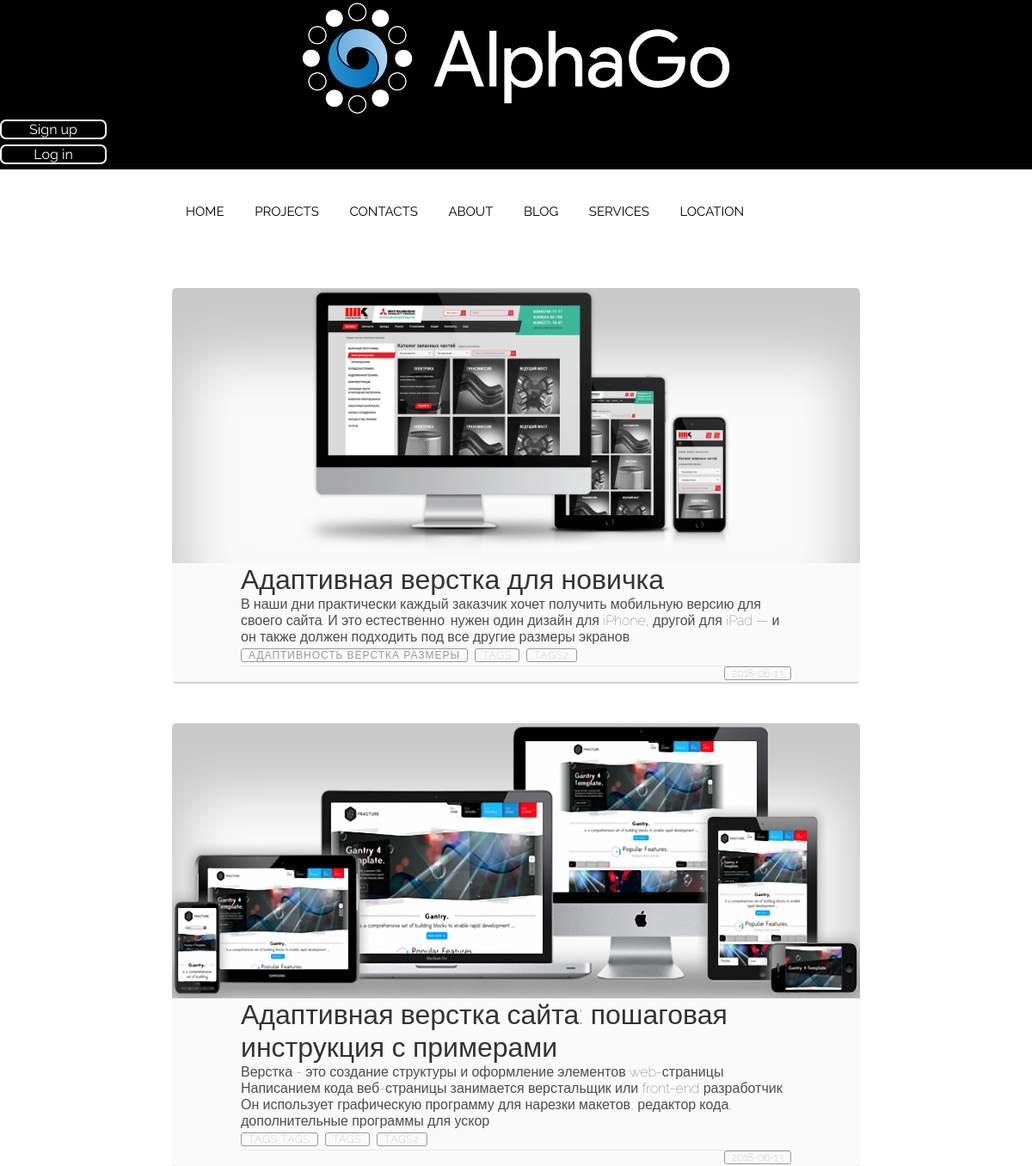
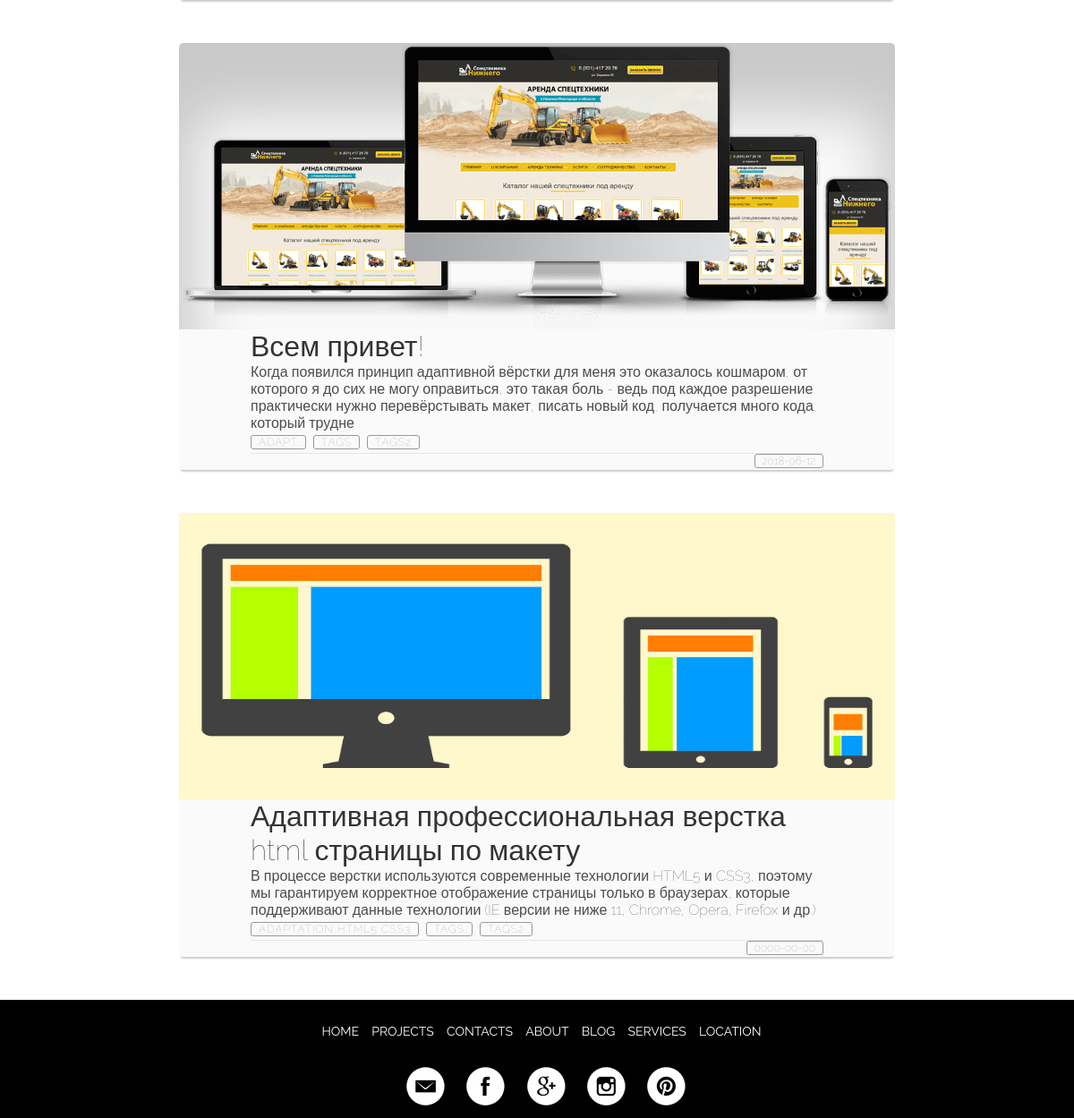
Screenshot of /Blog.php with the database file from the repository (2 pictures, top to bottom).
### tables this page shows
CREATE TABLE `posts` (
  `id` int(11) UNSIGNED NOT NULL,
  `title` varchar(255) NOT NULL,
  `image` varchar(255) NOT NULL,
  `description` varchar(255) NOT NULL,
  `text` text NOT NULL,
  `date` date NOT NULL,
  `tags` varchar(255) NOT NULL
);

### Blog.php (the view, shortened to what this page needs)
<?php
include_once 'blocks/db.php';
$stmt = $pdo->query('SELECT * FROM posts');
$row = $stmt->fetch();
?>
<!DOCTYPE html>
<html lang="en">
<head>
	<link rel="stylesheet" href="style.css">
</head>
<body>
<?php if(file_exists('./blocks/header.php')) include './blocks/header.php'; ?>
<main>
<?php
do {
	printf ("<div class='blog-container'>
		         <div class='blog-header'>
			         <div class='blog-cover'>
				        <img   src='%s'>
			         </div>
		         </div>
		         <div class='blog-body'>
			         <div class='blog-title'>
				        <h1><a href='viewpost.php?id=%s'>%s</a></h1>
			         </div>
			         <div class='blog-text'>
				         <p>%s</p>
			         </div>
			         <div class='blog-tags'>
				         <ul>
					     <li><a href=''>%s</a></li>
					     <li><a href=''>tags</a></li>
					     <li><a href=''>tags2</a></li>
				         </ul>
			         </div>
		         </div>
		         <div class='blog-footer'>
			         <ul>
				     <li class='published-date'>%s</li>
			         </ul>
		         </div>
	         </div>",
	          $row['image'], $row['id'], $row['title'], $row['description'], $row['tags'], $row['date']);
}
while ($row = $stmt->fetch());
?>
</main>
		<?php if(file_exists('./blocks/footer.php')) include './blocks/footer.php'; ?>
</body>
</html>

### blocks/header.php (shortened to what this page needs)
   <header>
	<div class="logo">
		<a href="index.php"><img class="graficlogo" src="./img/logo.png" alt= "logo"></a>
	</div>
       <div class="reg">
               <?php if ( isset ($_SESSION['logged_user']) ) : ?>
               <p>Hello, <?php echo $_SESSION['logged_user']->login; ?>!</p><br/>
           </div>
           <div class="reg-button">
               <p><a href="logout.php">Log out</a></p>
           </div>
               <?php else : ?>
           <div class="reg-button">
               <p><a href="signup.php">Sign up</a></p>
           </div>
           <div class="reg-button">
               <p><a href="login.php">Log in</a></p>
               <?php endif; ?>
           </div>
       </div>
	<nav>
	<div class="topnav" id="myTopnav">
	    <a href="index.php">HOME</a>
	    <a href="projects.php">PROJECTS</a>
	    <a href="Contacts.php">CONTACTS</a>
	    <a href="About.php">ABOUT</a>
	    <a href="Blog.php">BLOG</a>
	    <a href="Services.php">SERVICES</a>
	    <a href="location.php">LOCATION</a>
	</div>
	</nav>
</header>

### blocks/footer.php
<footer>
	<nav>
            <a href="index.php">HOME</a>
    		<a href="projects.php">PROJECTS</a>
            <a href="Contacts.php">CONTACTS</a>
            <a href="About.php">ABOUT</a>
            <a href="Blog.php">BLOG</a>
            <a href="Services.php">SERVICES</a>
    		<a href="location.php">LOCATION</a>
    </nav>
    <div class="social">
    	<a href="#"><img src="./img/em.png"></a>
    	<a href="#"><img src="./img/face.png"></a>
    	<a href="#"><img src="./img/goo.png"></a>
    	<a href="#"><img src="./img/inst.png"></a>
    	<a href="#"><img src="./img/pint.png"></a>
    </div>
</footer>

### style.css (style rules this page uses)
* { margin: 0; padding: 0; }
a { text-decoration: none; color: white; }
li { text-decoration: none; list-style: none; }
body { font-family: 'Raleway', sans-serif; height: 100%; }
.logo { background: #000000; width: 100%; display: flex; justify-content: center; }
.graficlogo { max-width: 100%; box-sizing: border-box; }
.reg { background-color: black; }
.reg-button { padding-bottom: 6px; }
.reg-button p { text-align: center; width: 10%; color: white; border: 2px solid white; border-radius: 7px; }
.reg a { display: block; }
nav { margin: auto; width: 800px; height: 50px; }
.topnav { background-color: #fff; font-size: 14px; margin-top: 40px; }
.topnav a { color: #000; text-align: center; padding: 14px 16px; font-size: 15px; }
footer { width: 100%; height: auto; background-color: #000; margin: 0 auto; text-align: center; padding-top: 25px; }
footer a { color: #fff; font-size: 14px; margin-left: 10px; }
.social img { margin-left: 10px; margin-bottom: 10px; }
.blog-container { background-color: #fafafa; border-radius: 5px; box-shadow: rgba(0,0,0,0.2)0 4px 2px -2px; font-weight: 100; margin: 48px auto; width: 50rem; }
.blog-cover { background-size: cover; border-radius: 5px 5px 0 0; height: 20rem; box-shadow: inset rgba(0,0,0,0.2)0 64px 64px 16px; overflow: hidden; }
.blog-cover img { width: 100%; height: 100%; }
.blog-body { margin: 0 auto; width: 80%; }
.blog-title h1 a { color: #333; font-weight: 100; }
.blog-text p { color: #4d4d4d; }
.blog-tags ul { display: flex; flex-direction: row; flex-wrap: wrap; list-style: none; padding-left: 0; }
.blog-tags li + li { margin-left: .5rem; }
.blog-tags a { border: 1px solid #999999; border-radius: 3px; color: #999999; font-size: .75rem; height: 1.5rem; line-height: 1.5rem; letter-spacing: 1px; padding: 0 .5rem; text-align: center; text-transform: uppercase; white-space: nowrap; width: 5rem; }
.blog-footer { border-top: 1px solid #e6e6e6; margin: 0 auto; padding-bottom: .125rem; width: 80%; }
.blog-footer ul { list-style: none; display: flex; flex: row flex; justify-content: flex-end; padding-left: 0px; }
.blog-footer li { color: #999999; font-size: .75rem; height: 1,5rem; text-align: center; text-transform: uppercase; position: relative; white-space: nowrap; }
.published-date { border: 1px solid #999999; border-radius: 3px; padding: 0 .5rem; }

### rows the page displays
posts: image (picture), title "Адаптивная верстка для новичка", description "В наши дни практически каждый заказчик хочет получить мобильную версию для своего сайта. И это естественно: нужен один дизайн для iPhone, другой для iPad — и он также должен подходить под все другие размеры экранов.", tags "АДАПТИВНОСТЬ ВЕРСТКА РАЗМЕРЫ", date "2018-06-13"
posts: image (picture), title "Адаптивная верстка сайта: пошаговая инструкция с примерами", description "Верстка - это создание структуры и оформление элементов web-страницы. Написанием кода веб-страницы занимается верстальщик или front-end разработчик. Он использует графическую программу для нарезки макетов, редактор кода, дополнительные программы для ускор", tags "TAGS TAGS", date "2018-06-13"
posts: image (picture), title "Всем привет!", description "Когда появился принцип адаптивной вёрстки для меня это оказалось кошмаром, от которого я до сих не могу оправиться, это такая боль - ведь под каждое разрешение практически нужно перевёрстывать макет, писать новый код, получается много кода, который трудне", tags "ADAPT", date "2018-06-12"
posts: image (picture), title "Адаптивная профессиональная верстка html страницы по макету", description "В процессе верстки используются современные технологии HTML5 и CSS3, поэтому мы гарантируем корректное отображение страницы только в браузерах, которые поддерживают данные технологии (IE версии не ниже 11, Chrome, Opera, Firefox и др.)", tags "ADAPTATION HTML5 CSS3", date "0000-00-00"
